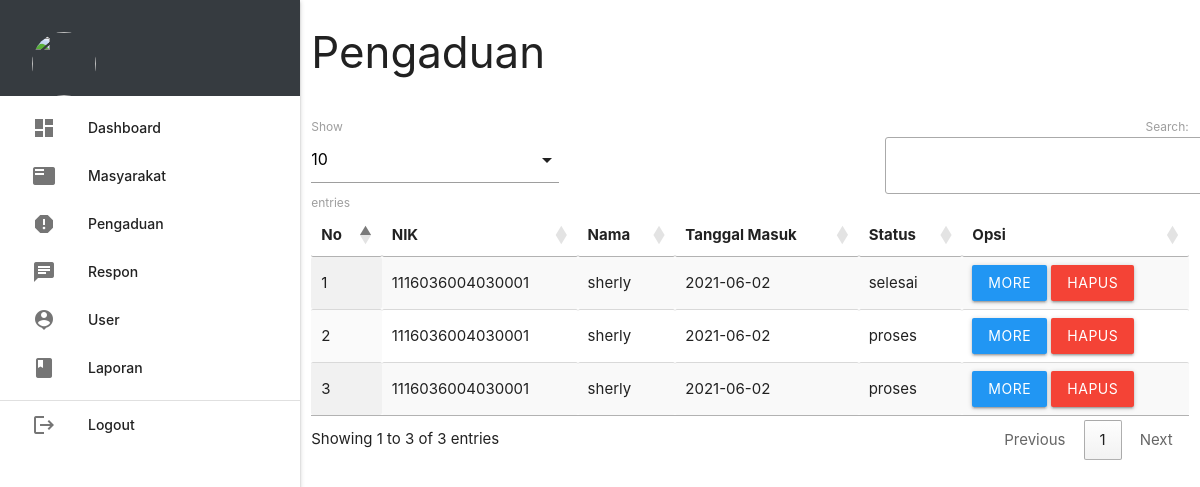
The page /admin/index.php?p=pengaduan (signed in) on the database its author committed.
### tables this page shows
CREATE TABLE `pengaduan` (
  `id_pengaduan` int(5) NOT NULL,
  `tgl_pengaduan` date NOT NULL,
  `nik` varchar(16) NOT NULL,
  `isi_laporan` text NOT NULL,
  `foto` varchar(255) NOT NULL,
  `status` enum('proses','selesai') NOT NULL
);

CREATE TABLE `masyarakat` (
  `nik` varchar(16) NOT NULL,
  `nama` varchar(35) NOT NULL,
  `username` varchar(25) NOT NULL,
  `password` varchar(255) NOT NULL,
  `telp` varchar(13) NOT NULL
);

### admin/pengaduan.php (the view, shortened to what this page needs)
    <div class="row">
    	<div class="col s12 m9">
    		<h3 class="darkgrey-text">Pengaduan</h3>
    	</div>
    </div>
    <table id="example" class="display responsive-table" style="width:100%">
    	<thead>
    		<tr>
    			<th>No</th>
    			<th>NIK</th>
    			<th>Nama</th>
    			<th>Tanggal Masuk</th>
    			<th>Status</th>
    			<th>Opsi</th>
    		</tr>
    	</thead>
    	<tbody>
    		<?php
$no = 1;
$query = mysqli_query($koneksi, "SELECT * FROM pengaduan INNER JOIN masyarakat ON pengaduan.nik=masyarakat.nik ORDER BY pengaduan.id_pengaduan DESC");
while ($r = mysqli_fetch_assoc($query)) { ?>
    			<tr>
    				<td><?php echo $no++; ?></td>
    				<td><?php echo $r['nik']; ?></td>
    				<td><?php echo $r['nama']; ?></td>
    				<td><?php echo $r['tgl_pengaduan']; ?></td>
    				<td><?php echo $r['status']; ?></td>
    				<td><a class="btn modal-trigger blue" href="#more?id_pengaduan=<?php echo $r['id_pengaduan'] ?>">More</a> <a class="btn red" onclick="return confirm('Anda Yakin Ingin Menghapus Y/N')" href="index.php?p=pengaduan_hapus&id_pengaduan=<?php echo $r['id_pengaduan'] ?>">Hapus</a></td>
    			</tr>
    		<?php  }
?>
    	</tbody>
    </table>

### rows shown on the page
pengaduan: masyarakat.nik "1116036004030001", masyarakat.nama "sherly", tgl_pengaduan "2021-06-02", status "selesai"
pengaduan: masyarakat.nik "1116036004030001", masyarakat.nama "sherly", tgl_pengaduan "2021-06-02", status "proses"
pengaduan: masyarakat.nik "1116036004030001", masyarakat.nama "sherly", tgl_pengaduan "2021-06-02", status "proses"
